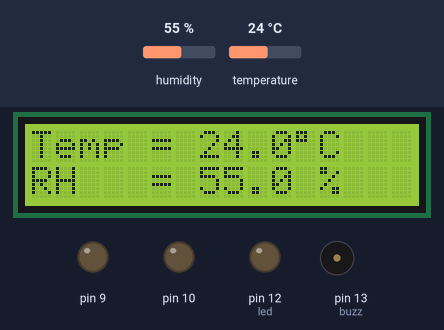
Simulated run of this sketch. Board: Arduino Uno, built with avr-gcc and run on an emulated ATmega328P. Shown: 16×2 character LCD, output pins drawn as LEDs (lit = HIGH), buzzer (waves = sounding). The test bench sets the inputs (shaded band); at power-on: temperature 24 °C, humidity 55 %. Pins used as bus, display or sensor lines are not drawn; what the sketch prints to the serial monitor is not drawn.

Above: at 1.6 s.
1.7 s: temperature set to 26 °C
At 4.3 s:
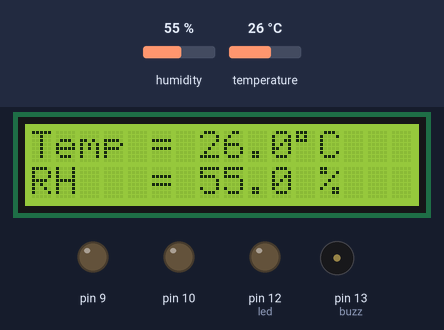
4.6 s: temperature set to 29 °C
At 5.8 s:
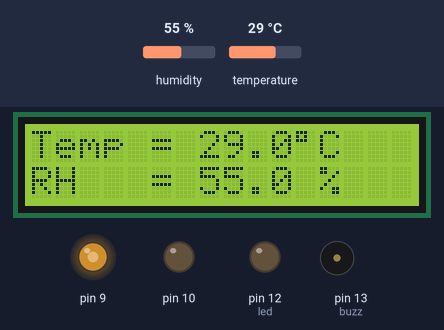
7.5 s: temperature set to 38 °C
At 9.8 s:
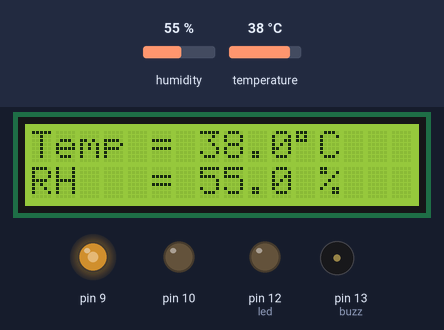
10.7 s: temperature set to 41 °C
At 13.9 s:
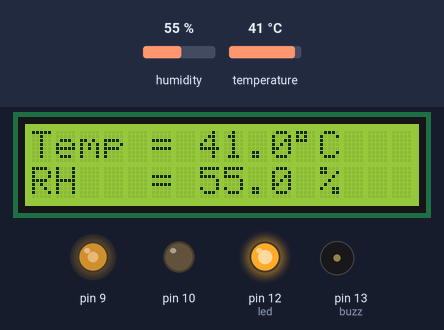
16.9 s: temperature set to 12 °C
At 17.9 s:
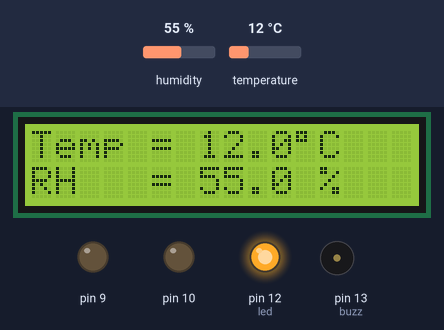
19.8 s: humidity set to 22 %
At 21.8 s:
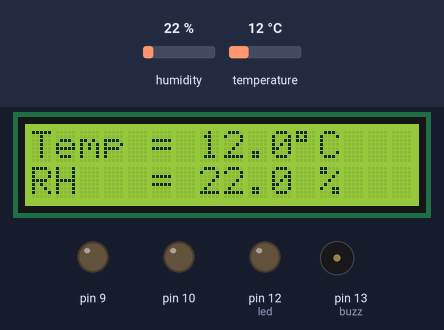
Timing chart, 0 to 23.3 s (numbered marks = the images above; inputs shaded):
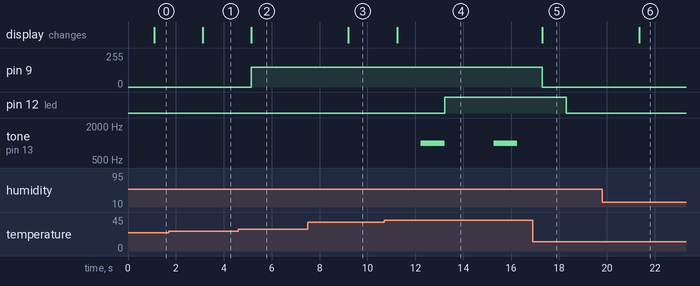

The sketch:

sketch_aug22a.ino
```cpp
// Interfacing Arduino with DHT11 humidity and temperature sensor

// include LCD library code
#include <LiquidCrystal.h>
// include DHT library code
#include "DHT.h"

#define DHTPIN 8            // DHT11 data pin is connected to Arduino pin 8

// LCD module connections (RS, E, D4, D5, D6, D7)
LiquidCrystal lcd(7, 6, 5, 4, 3, 2);

#define DHTTYPE DHT11       // DHT11 sensor is used
DHT dht(DHTPIN, DHTTYPE);   // Initialize DHT library

char temperature[] = "Temp = 00.0 C  ";
char humidity[]    = "RH   = 00.0 %  ";

// Motor

int val = 150;

// Buzzer

#define buzz 13

// LED

int led = 12;


void setup() {
  // set up the LCD's number of columns and rows
  lcd.begin(16, 2);
  dht.begin();
  Serial.begin(9600);

  pinMode(led, OUTPUT);

  pinMode(buzz, OUTPUT);
}

void loop() {
  delay(1000);           // wait 1s between readings
  // Read humidity
  byte RH = dht.readHumidity();
  //Read temperature in degree Celsius
  byte Temp = dht.readTemperature();

  // Check if any reads failed and exit early (to try again)
  if (isnan(RH) || isnan(Temp)) {
    lcd.clear();
    lcd.setCursor(5, 0);
    lcd.print("Error");
    return;
  }

  temperature[7]     = Temp / 10 + 48;
  temperature[8]     = Temp % 10 + 48;
  temperature[11]    = 223;
  humidity[7]        = RH / 10 + 48;
  humidity[8]        = RH % 10 + 48;
  lcd.setCursor(0, 0);
  lcd.print(temperature);
  lcd.setCursor(0, 1);
  lcd.print(humidity);

  // Motor

  if (Temp >= 28){
    analogWrite(9, val);
    analogWrite(10, 0);
    delay(1000);
  }
  else{
    analogWrite(9, 0);
    analogWrite(10, 0);
    delay(1000);
  }

  if (Temp >= 40){
    tone(buzz, 1000);
    delay(1000);
    noTone(buzz);
    digitalWrite(buzz, HIGH);
    digitalWrite(led, HIGH);

  }
  else {
    noTone(buzz);
    digitalWrite(buzz, LOW);
    digitalWrite(led, LOW);
  }

  Serial.println(temperature);
  Serial.println(humidity);
  delay(1);
}
```

Measured:
- the behaviour switches between 27 and 28 °C on temperature (found by bisection; images 1 and 2)
- the behaviour switches between 39 and 40 °C on temperature (found by bisection; images 3 and 4)
- after the input at 1.7 s, the display: changes after 1.4 s (image 1)
- after the input at 4.6 s, pin 9: 0/255 → 150/255 after 0.55 s; the display: changes after 0.55 s (image 2)
- after the input at 7.5 s, the display: changes after 1.7 s (image 3)
- after the input at 10.7 s, pin 12 (led): LOW → HIGH after 2.5 s; tone on pin 13 (buzz): alternates 1000 Hz for 1.0 s and silent for 2.0 s, starting after 1.5 s; the display: changes after 0.53 s (image 4)
- after the input at 16.9 s, pin 9: 150/255 → 0/255 after 0.39 s; pin 12 (led): HIGH → LOW after 1.4 s; tone on pin 13 (buzz): stays silent (without the input it goes to 1000 Hz after 1.4 s); the display: changes after 0.39 s (image 5)
- after the input at 19.8 s, the display: changes after 1.5 s (image 6)
